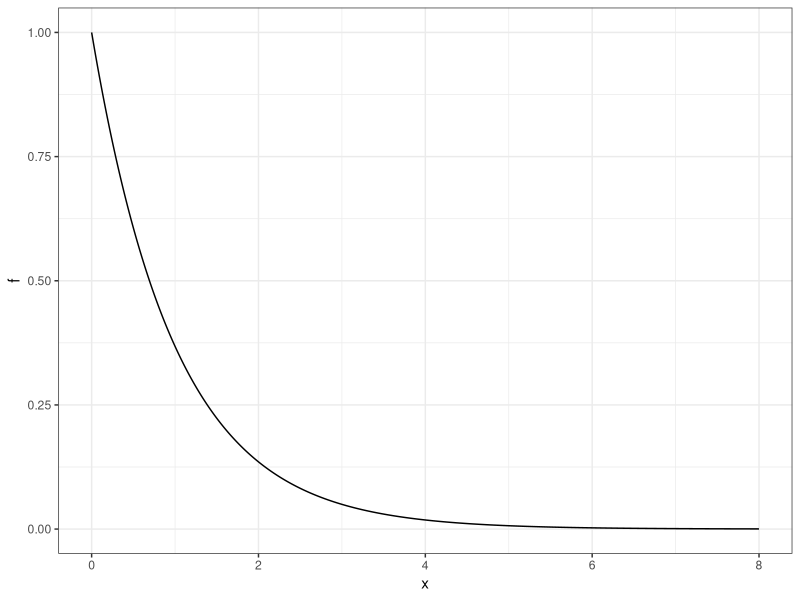
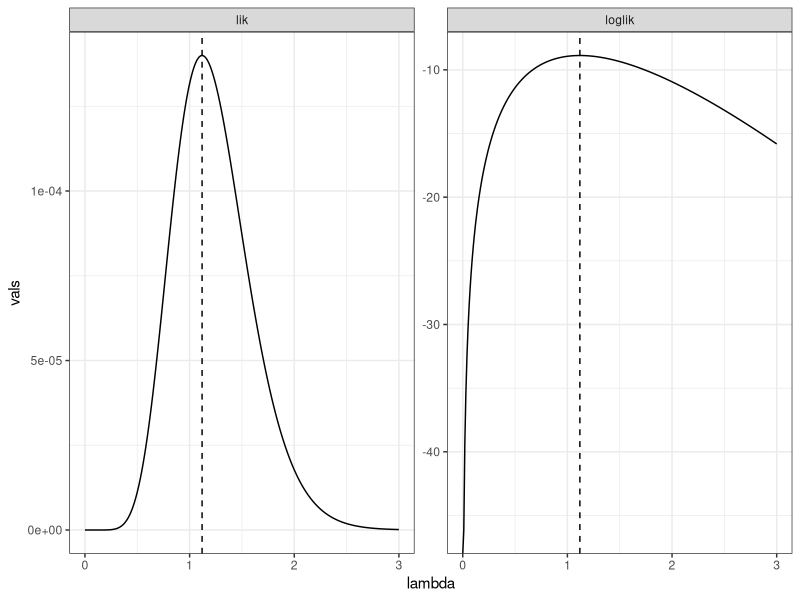
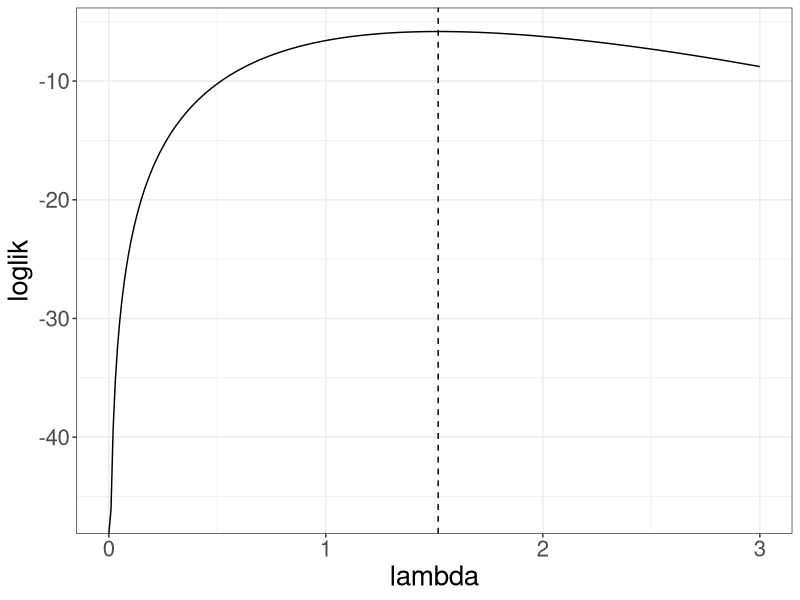
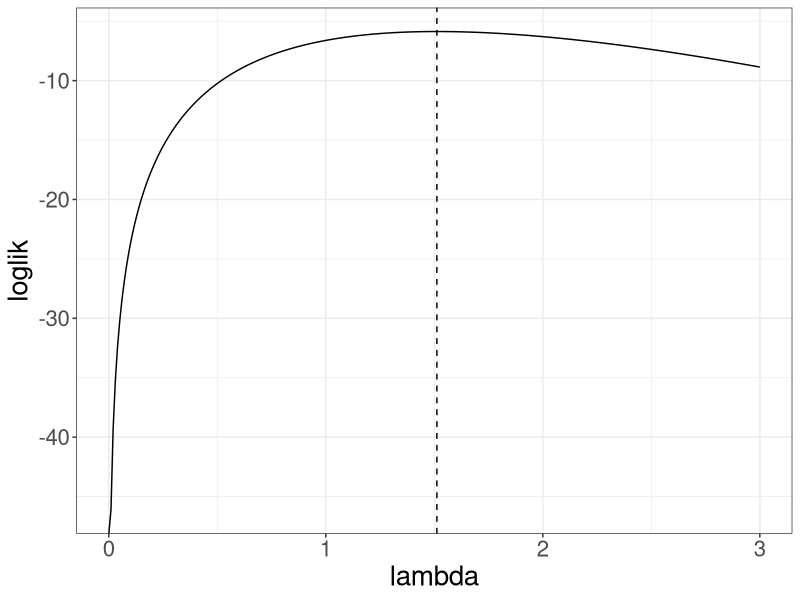
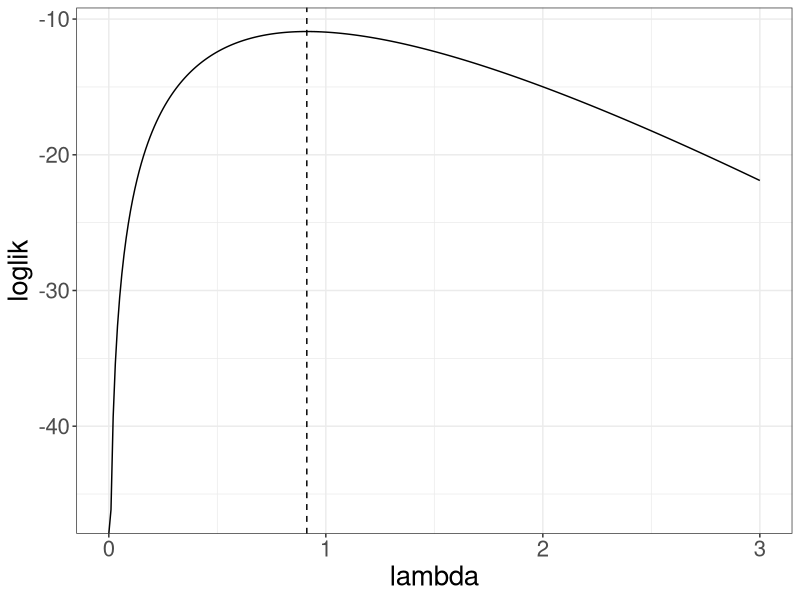
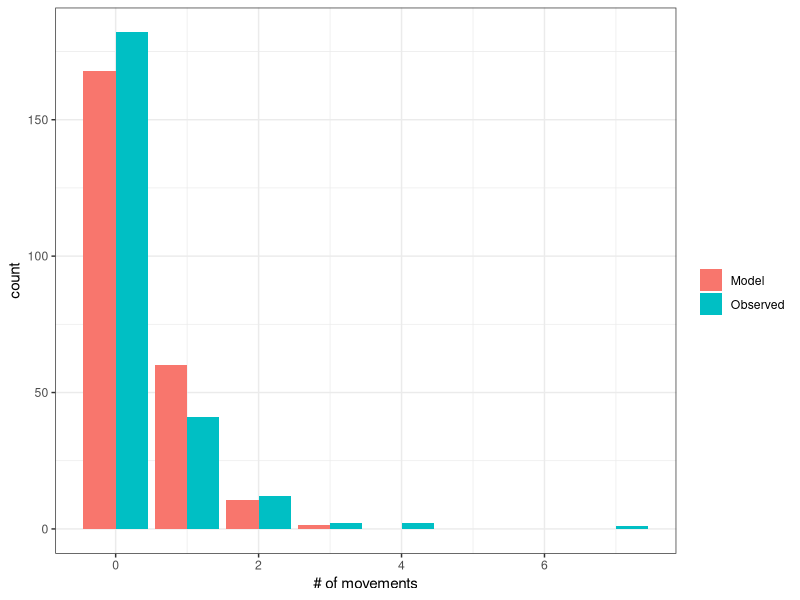
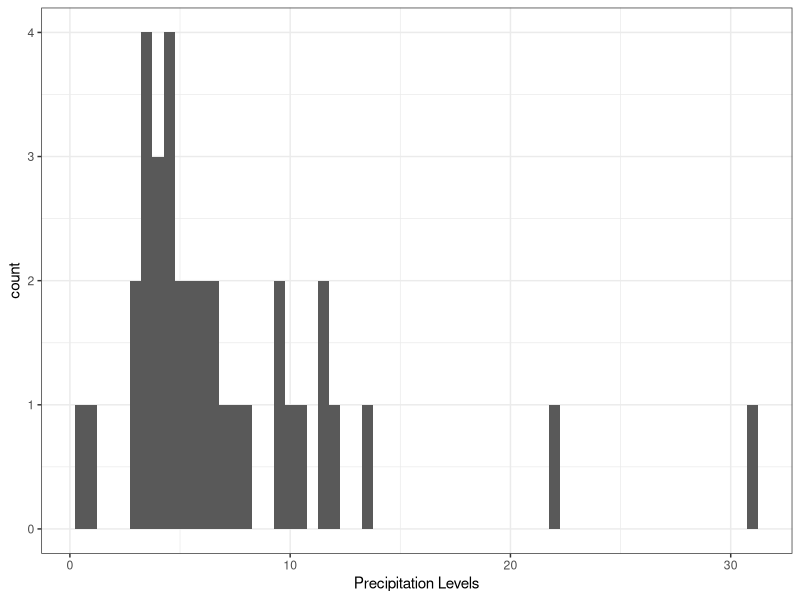
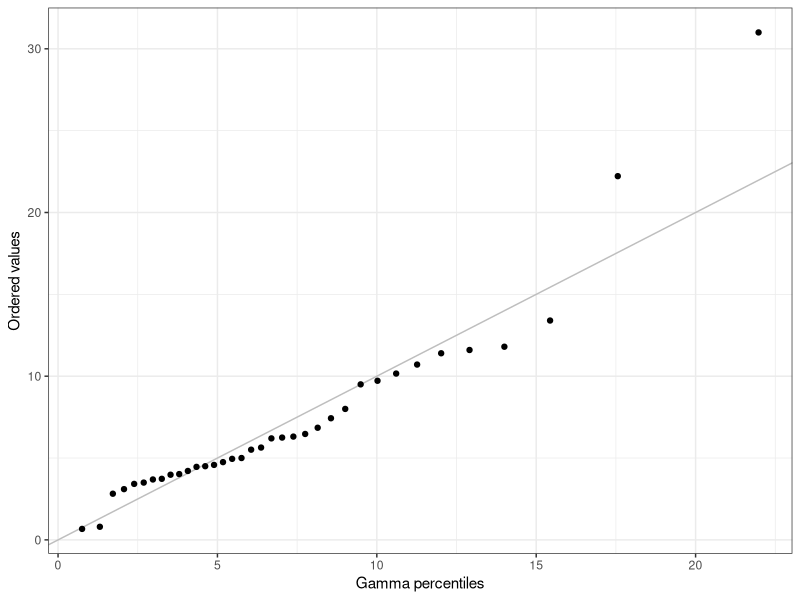

Source code (R) for these figures, in order:
## ---- chunk 1
library(knitr)
library(ggplot2)
library(dplyr)
library(tidyr)
set.seed(100)

theme_set(theme_bw())
knitr::opts_chunk$set(fig.height = 3)
## ---- chunk 2
# likelihood simulation
n <- 10
lambda <- 1

# plot of exponential(lambda) density
data.frame(x = seq(0, 8, .01)) |>
  mutate(f = dexp(x, rate = lambda)) |>
  ggplot() +
  geom_line(aes(x, f))
## ---- chunk 3
# define likelihood
loglik <- function(lambda, data)
{
	lik <- prod(dexp(data, rate = lambda))
	loglik <- sum(dexp(data, rate = lambda, log = T))
	
	out <- data.frame(lik = lik, loglik = loglik)
	return(out)
}	

# simulate data
data <- rexp(n = n, rate = lambda)

# plot likelihood and loglikelihood
data.frame(lambda = seq(0, 3, by = .01)) |>
  rowwise() |>
  mutate(loglik = loglik(lambda, data)) |>
  unnest(cols = c(loglik)) |>
  pivot_longer(-lambda, names_to = "func", values_to = "vals") |>
  ggplot() +
  geom_vline(aes(xintercept = 1 / mean(data)), lty = 2) + # max likelihood estimate is 1/mean
  geom_line(aes(lambda, vals)) +
  facet_wrap(~func, scales = "free")

## ---- chunk 4
for(i in seq_len(3)) {
  # simulate data
  data <- rexp(n = n, rate = lambda)
  
  # plot likelihood and loglikelihood
  data.frame(lambda = seq(0, 3, by = .01)) |>
    rowwise() |>
    mutate(loglik = loglik(lambda, data)) |>
    unnest(cols = c(loglik)) |>
    ggplot() +
    geom_vline(aes(xintercept = 1 / mean(data)), lty = 2) + # max likelihood estimate is 1/mean
    geom_line(aes(lambda, loglik)) +
    theme(text = element_text(size = 20)) -> p ## make legible in notes
  
    print(p)
}

## ---- chunk 5
data.frame(no_movement = seq(0, 7),
           count = c(182, 41, 12, 2, 2, 0, 0, 1)) |>
  t() -> lambs
rownames(lambs) <- c("No. of Movements", "Count")

lambs |>
  kable(booktabs = TRUE)
## ---- chunk 6
data.frame(no_movement = seq(0, 7),
           count = c(182, 41, 12, 2, 2, 0, 0, 1)) -> lambs_model_df

lambda_hat <- lambs_model_df |>
  mutate(exp_count = no_movement * count) |>
  summarise(lambda_hat = sum(exp_count) / sum(count)) |>
  pull(lambda_hat)

lambs_model_df |>
  rowwise() |>
  mutate(Model = dpois(no_movement, lambda_hat) * sum(lambs_model_df$count)) |>
  rename(Observed = count) |>
  pivot_longer(-no_movement, names_to = "type", values_to = "count") |>
  ggplot() +
  geom_bar(aes(no_movement, count, fill = type), position = "dodge", stat = "identity") +
  xlab("# of movements") +
  scale_fill_discrete("")
              

## ---- chunk 7
hurr_rain <- c(31, 2.82, 3.98, 4.02, 9.5, 4.5, 11.4, 10.71, 6.31, 4.95, 5.64, 5.51, 13.40, 9.72, 6.47, 10.16, 4.21, 11.6, 4.75, 6.85, 6.25, 3.42, 11.8, 0.8, 3.69, 3.10, 22.22, 7.43, 5, 4.58, 4.46, 8, 3.73, 3.5, 6.2, 0.67)

ggplot() + 
  geom_histogram(aes(hurr_rain), binwidth = .5) +
  xlab("Precipitation Levels")
## ---- chunk 8
## loglikelihood function
neg_gamma_loglik <- function(theta, data) {
  -sum(log(dgamma(data, theta[1], scale = theta[2])))
}

## maximize
mle <- nlm(neg_gamma_loglik, c(1.59, 4.458), data = hurr_rain)
mle$estimate

## Gamma QQ plot
data.frame(theoretical = qgamma(ppoints(hurr_rain), mle$estimate[1], scale = mle$estimate[2]),
           actual = sort(hurr_rain)) |>
  ggplot() +
  geom_abline(aes(intercept = 0, slope = 1), colour = "grey") +
  geom_point(aes(theoretical, actual)) +
  xlab("Gamma percentiles") + ylab("Ordered values")
  
## ---- chunk 9
failure <- data.frame(y = c(2, 72, 51, 50, 33, 27, 14, 24, 4, 21),
                      delta = c(1, 0, 1, 0, 1, 1, 1, 1, 1, 0))

failure |>
  t() |>
  kable()
